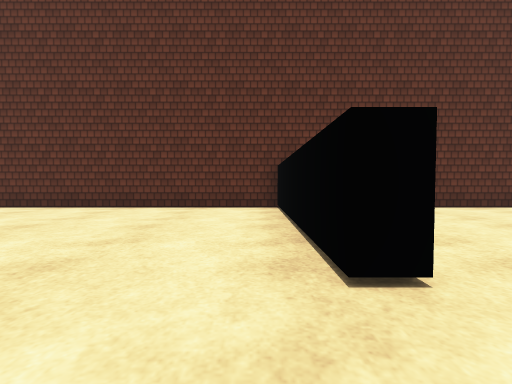
view 1 (above)

13 first-person views from a walk through a 3-D level made in the Unity game engine. The camera is 0.62 m above the floor, tilts 2° down and sees 90° across. The floor is counted in squares, 1 m on a side. Each view is taken from the middle of a square. On the plan, view 1 faces up. The plan holds only what a view shows up to about 9 squares ahead; the rest is blank. The place goes on beyond the plan. The player character is not drawn. Surface patterns are stand-ins for the level's own textures.

view 2
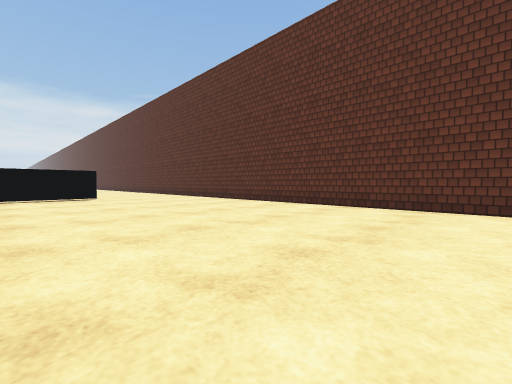

view 3
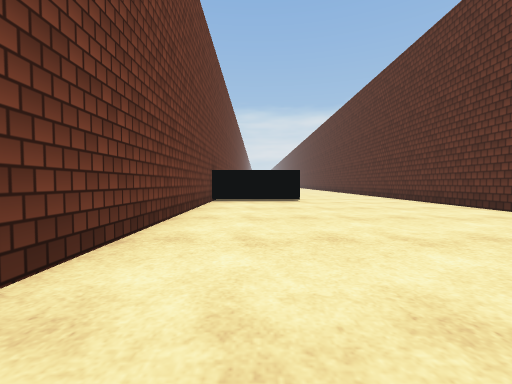

view 4
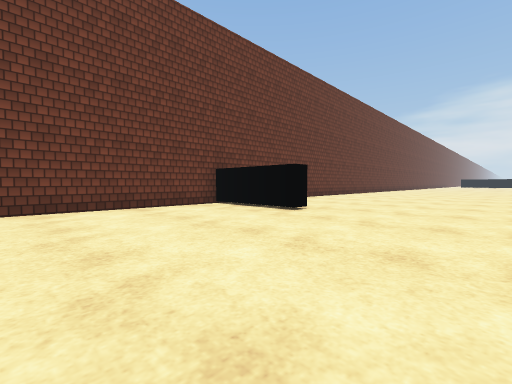

view 5
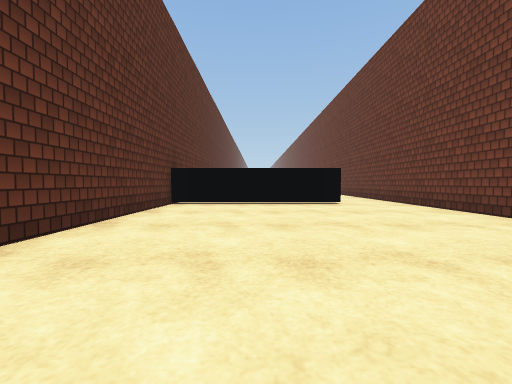

view 6
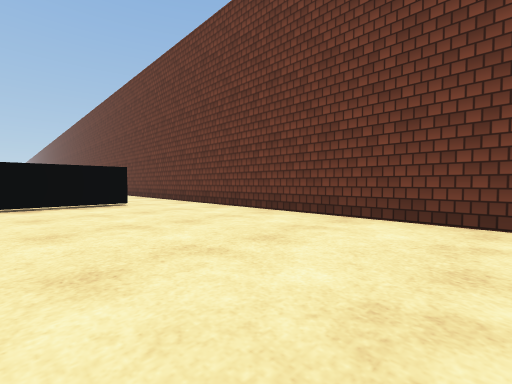

view 7
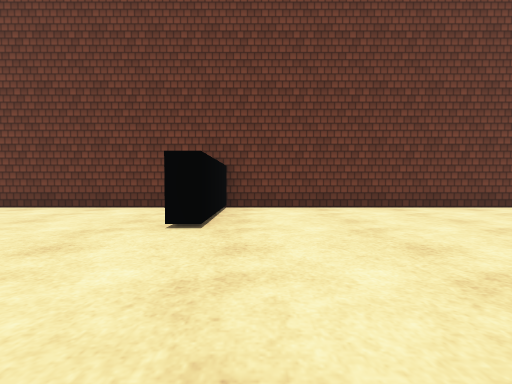

view 8
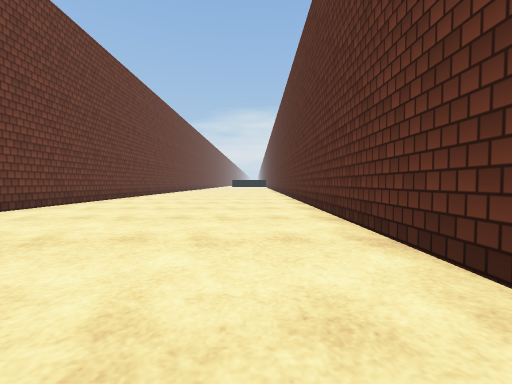

view 9
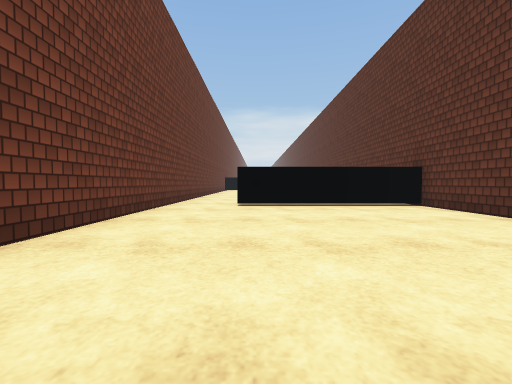

view 10
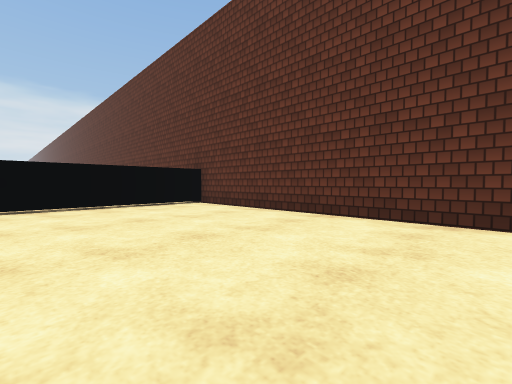

view 11
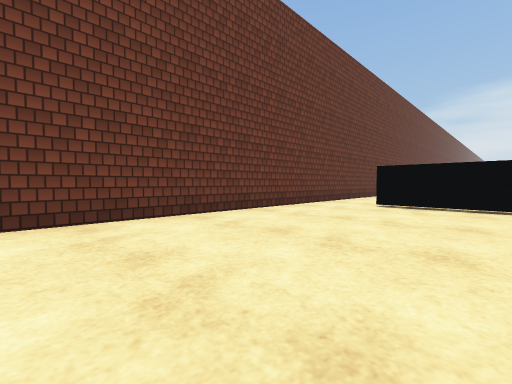

view 12
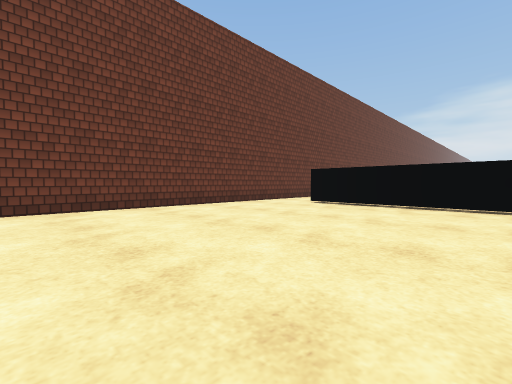

view 13
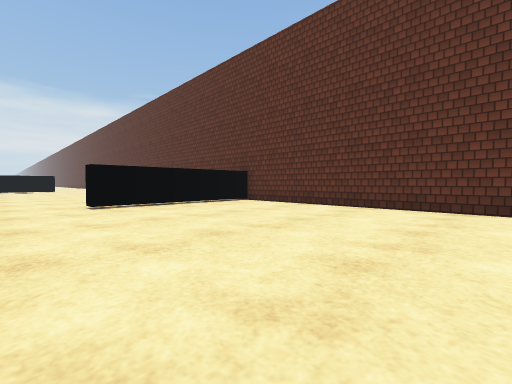

### Floor plan
Points are (right, up) in squares from view 1. A wall is a line through its corners. A room is listed if a view was taken in it or the views show most of it. See-through windows are left out.
Room 1 (views 1, 2, 3, 4, 5, 6, 7, 8)
walls: (-13.4, 2.5) (-12.7, 2.5) (-12.7, -0.5) (1.4, -0.5); (-20.5, -0.5) (-13.3, -0.5) (-13.3, 0.4); (1.1, 1.5) (0.5, 1.5) (0.5, 6.5) (-20, 6.5)
ways out: opening at (1, 0.5) to room 2
Room 2 (views 9, 10, 11, 12, 13)
walls: (8.1, 6.5) (1.1, 6.5) (1.1, 1.5); (1.4, -0.5) (8.1, -0.5)
ways out: opening at (1, 0.5) to room 1

Positions as (right, up) in squares from view 1, and headings:
1: (0, 0), facing up
2: (-2, 0), facing up-left
3: (-4, 1), facing left
4: (-8, 6), facing down-left
5: (-7, 4), facing right
6: (-7, 4), facing down-right
7: (-14, 6), facing down
8: (-11, 5), facing left
9: (8, 2), facing left
10: (8, 2), facing up-left
11: (8, 4), facing down-left
12: (8, 6), facing down-left
13: (8, 0), facing up-left
